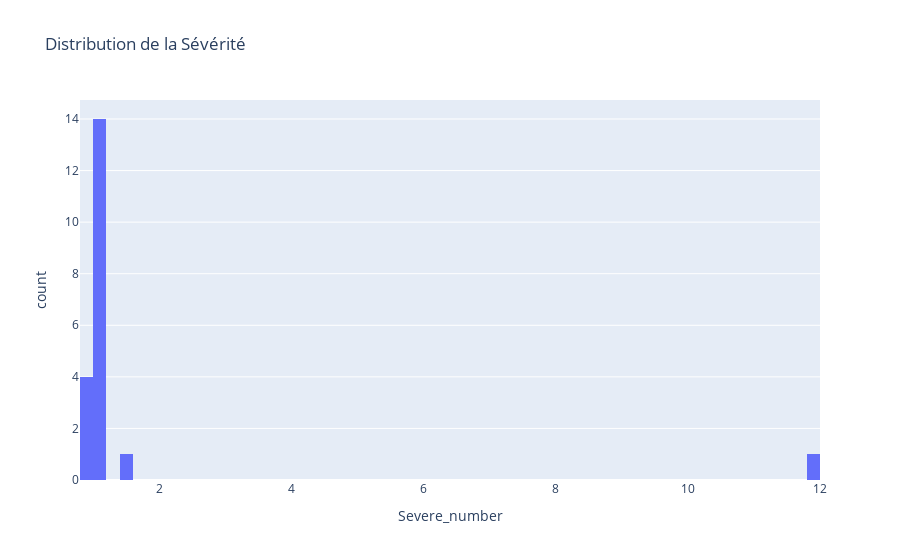
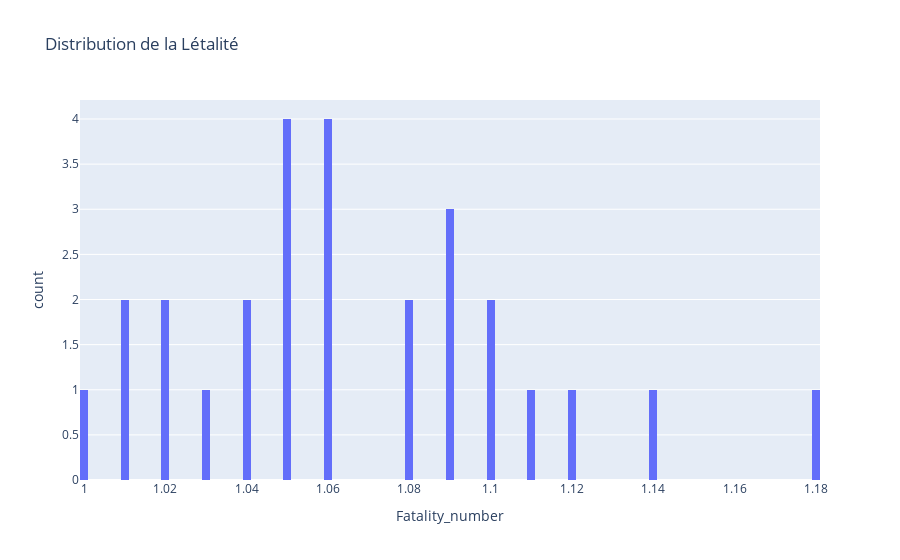
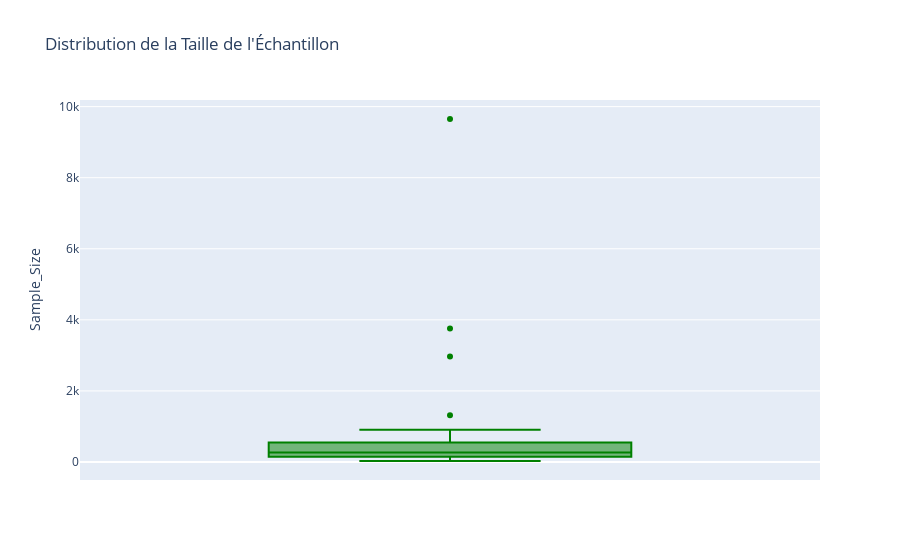
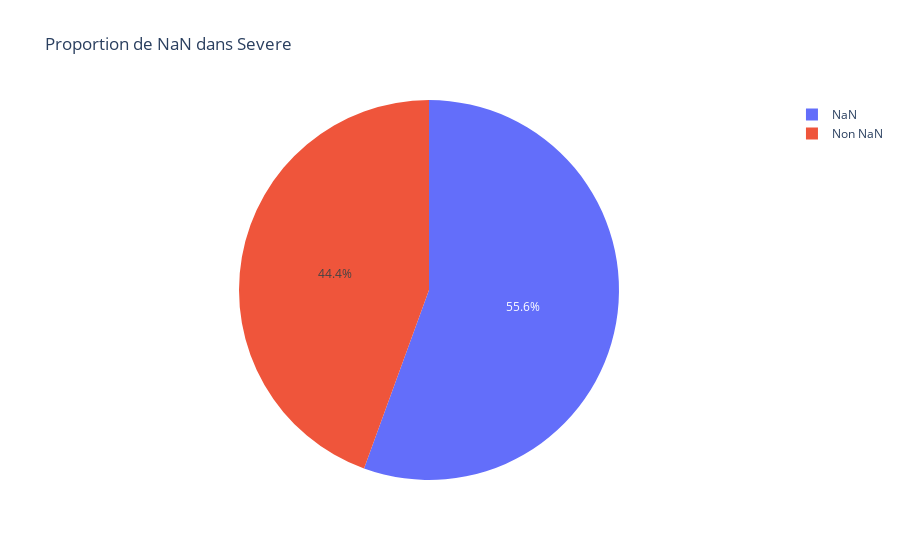

The notebook cell saved with these charts, in order:
### Code cell
for name, dataset in datasets.items():
    rename_columns(dataset)
    dataset = extract_sample_studies(dataset)
    dataset["Severe_number"] = dataset["Severe"].astype(str).apply(lambda x: float(re.search(r"\d+(\.\d+)?", x).group()) if re.search(r"\d+(\.\d+)?", x) else None)
    dataset["Fatality_number"] = dataset["Fatality"].astype(str).apply(lambda x: float(re.search(r"\d+(\.\d+)?", x).group()) if re.search(r"\d+(\.\d+)?", x) else None)
    dataset["severe_outside_bounds"] = ((dataset["Severe_number"] < dataset["Severe_lower_bound"]) | (dataset["Severe_number"] > dataset["Severe_upper_bound"])).astype(int)
    dataset["fatality_outside_bounds"] = ((dataset["Fatality_number"] < dataset["Fatality_lower_bound"]) | (dataset["Fatality_number"] > dataset["Fatality_upper_bound"])).astype(int)
    nb_severe_outlier = dataset[dataset["severe_outside_bounds"] == 1]["severe_outside_bounds"].count()
    nb_fatalitie_outlier = dataset[dataset["fatality_outside_bounds"] == 1]["fatality_outside_bounds"].count()
    if nb_severe_outlier != 0:
        print("Il y a un risque severe pour " + str(nb_severe_outlier) + " revues concernant " + str(name))
    if nb_fatalitie_outlier != 0:
        print("Il y a un risque létal pour "+ str(nb_fatalitie_outlier) + " revues concernant " + str(name))
    severe_Fatality_plot_districution(dataset)
    sample_size_plot_distribution(dataset)
    proportion_presence(dataset)
    
df_Age = datasets["Age Data"]
df_Diabetes = datasets["Diabetes Data"]
df_overweight = datasets["Overweight Data"]

### Figure 1 — Plotly figure (JSON) as saved in the notebook; plotly's stock layout.template omitted (floating-point values rounded to 4 significant figures)
{"data": [{"bingroup": "x", "hovertemplate": "Severe_number=%{x}<br>count=%{y}<extra></extra>", "legendgroup": "", "marker": {"color": "#636efa", "pattern": {"shape": ""}}, "name": "", "nbinsx": 100, "orientation": "v", "showlegend": false, "type": "histogram", "x": [1.0, 0.99, 0.99, 0.99, 1.01, 1.02, 1.04, 1.05, 1.0, 1.0, 11.89, 1.06, 1.46, 1.05, 1.06, 1.08, 1.04, 1.02, 1.06, 0.97], "xaxis": "x", "yaxis": "y"}], "layout": {"barmode": "relative", "legend": {"tracegroupgap": 0}, "title": {"text": "Distribution de la Sévérité"}, "xaxis": {"anchor": "y", "domain": [0, 1], "title": {"text": "Severe_number"}}, "yaxis": {"anchor": "x", "domain": [0, 1], "title": {"text": "count"}}}}

### Figure 2 — Plotly figure (JSON) as saved in the notebook; plotly's stock layout.template omitted (floating-point values rounded to 4 significant figures)
{"data": [{"bingroup": "x", "hovertemplate": "Fatality_number=%{x}<br>count=%{y}<extra></extra>", "legendgroup": "", "marker": {"color": "#636efa", "pattern": {"shape": ""}}, "name": "", "nbinsx": 100, "orientation": "v", "showlegend": false, "type": "histogram", "x": [1.09, 1.11, 1.01, 1.02, 1.02, 1.09, 1.1, 1.12, 1.01, 1.04, 1.08, 1.06, 1.05, 1.05, 1.05, 1.04, 1.05, 1.0, 1.06, 1.08, 1.06, 1.03, 1.1, 1.14, 1.18, 1.06, 1.09], "xaxis": "x", "yaxis": "y"}], "layout": {"barmode": "relative", "legend": {"tracegroupgap": 0}, "title": {"text": "Distribution de la Létalité"}, "xaxis": {"anchor": "y", "domain": [0, 1], "title": {"text": "Fatality_number"}}, "yaxis": {"anchor": "x", "domain": [0, 1], "title": {"text": "count"}}}}

### Figure 3 — Plotly figure (JSON) as saved in the notebook; plotly's stock layout.template omitted (floating-point values rounded to 4 significant figures)
{"data": [{"alignmentgroup": "True", "hovertemplate": "Sample_Size=%{y}<extra></extra>", "legendgroup": "", "marker": {"color": "green"}, "name": "", "notched": false, "offsetgroup": "", "orientation": "v", "showlegend": false, "type": "box", "x0": " ", "xaxis": "x", "y": [1317, 92, 332, 332, 332, 332, 107, 550, 550, 904, 904, 244, 671, 671, 217, 217, 610, 154, 2968, 257, 257, 340, 124, 124, 275, 681, 339, 339, 377, 102, 28, 110, 298, 249, 249, 135, 191, 191, 150, 150, 9651, 55, 267, 3753, 82], "y0": " ", "yaxis": "y"}], "layout": {"boxmode": "group", "legend": {"tracegroupgap": 0}, "title": {"text": "Distribution de la Taille de l'Échantillon"}, "xaxis": {"anchor": "y", "domain": [0, 1]}, "yaxis": {"anchor": "x", "domain": [0, 1], "title": {"text": "Sample_Size"}}}}

### Figure 4 — Plotly figure (JSON) as saved in the notebook; plotly's stock layout.template omitted (floating-point values rounded to 4 significant figures)
{"data": [{"domain": {"x": [0, 1], "y": [0, 1]}, "hovertemplate": "Type=%{label}<br>Count=%{value}<extra></extra>", "labels": ["NaN", "Non NaN"], "legendgroup": "", "name": "", "showlegend": true, "type": "pie", "values": [25, 20]}], "layout": {"legend": {"tracegroupgap": 0}, "title": {"text": "Proportion de NaN dans Severe"}}}
